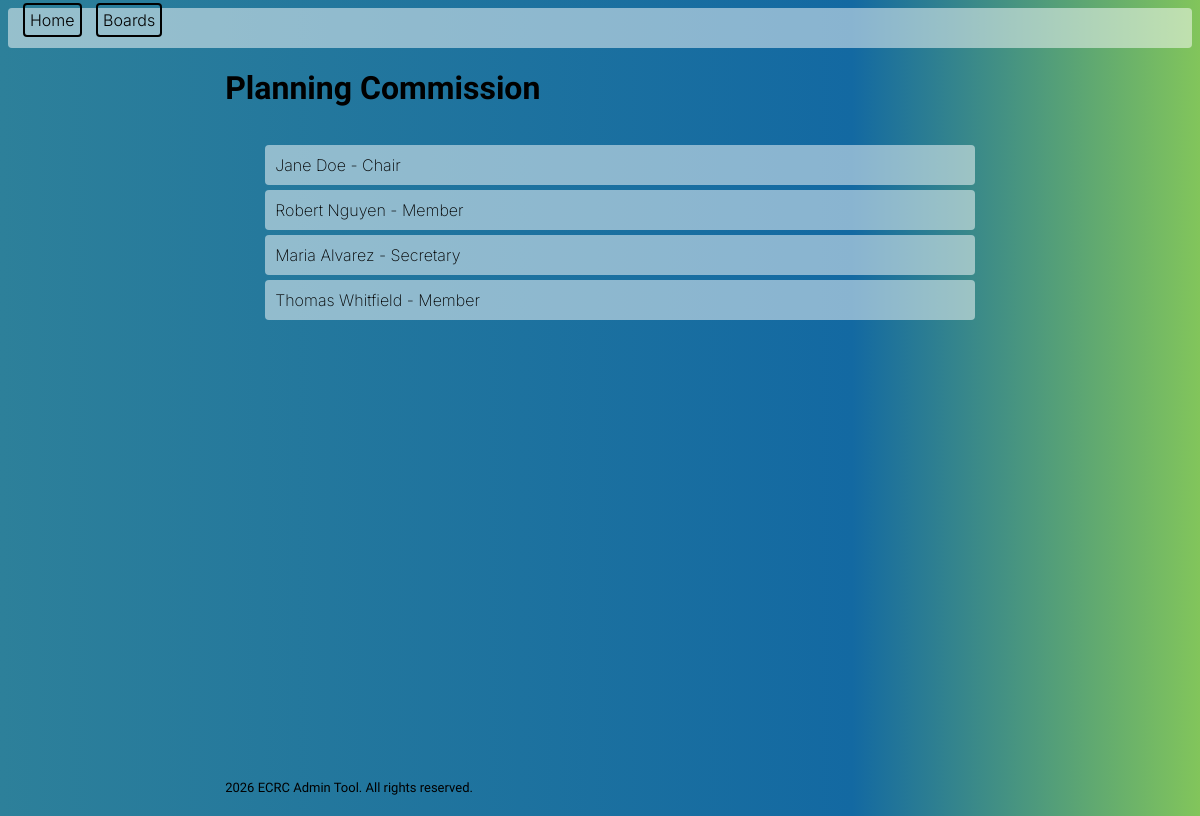
The app's page /boards/boards/1 with its own data.
### FlaskApp/myapp/models.py (models this page shows, shortened)
class Board(db.Model):
    id = db.Column(db.Integer, primary_key=True)
    name = db.Column(db.String(150), nullable=False)
    added_on = db.Column(db.DateTime(timezone=True), nullable=False, default=lambda: datetime.now(timezone.utc))
    removed_on = db.Column(db.DateTime(timezone=True), nullable=True)

class RoleAssignment(db.Model):
    id = db.Column(db.Integer, primary_key=True)
    person_id = db.Column(db.Integer, db.ForeignKey('person.id'), nullable=True)
    board_id = db.Column(db.Integer, db.ForeignKey('board.id'), nullable=False)
    role_type_id = db.Column(db.Integer, db.ForeignKey('role_type.id'), nullable=False)
    start_date = db.Column(db.DateTime(timezone=True), nullable=False, default=lambda: datetime.now(timezone.utc))
    end_date = db.Column(db.DateTime(timezone=True), nullable=True)
    person = db.relationship('Person', backref='role_assignments')
    board = db.relationship('Board', backref='role_assignments')
    role_type = db.relationship('RoleType', backref='role_assignments')

class Person(db.Model):
    id = db.Column(db.Integer, primary_key=True)
    first_name = db.Column(db.String(50), nullable=False)
    last_name = db.Column(db.String(50), nullable=False)
    honorific_title = db.Column(db.String(50), nullable=True)
    email = db.Column(db.String(120), nullable=True)
    phone = db.Column(db.String(20), nullable=True)
    added_on = db.Column(db.DateTime(timezone=True), nullable=False, default=lambda: datetime.now(timezone.utc))
    removed_on = db.Column(db.DateTime(timezone=True), nullable=True)

class RoleType(db.Model):
    id = db.Column(db.Integer, primary_key=True)
    name = db.Column(db.String(100), nullable=False)

### FlaskApp/myapp/boards/routes.py (the view)
@boards_bp.route('/boards/<int:board_id>')
def board_detail(board_id):
    board = Board.query.get_or_404(board_id)
    return render_template('boards/boardDetail.html', board=board)

### FlaskApp/myapp/boards/templates/boards/boardDetail.html (shortened to what this page needs)
{% extends "base.html" %}
{% block headerContent %}<h1>{{ board.name }}</h1>{% endblock %}
{% block content %}
<ul>
{% for assignment in board.role_assignments %}
  <div id="listItem">
    <li>{{assignment.person.first_name}} {{assignment.person.last_name}} - {{assignment.role_type.name}}</li>
  </div>
{% endfor %}
</ul>
{% endblock %}
{% block footerContent %}<p>2026 ECRC Admin Tool. All rights reserved.</p>{% endblock %}

### FlaskApp/myapp/templates/base.html (shortened to what this page needs)
<!DOCTYPE html>
<html lang="en">
<head>
    <link rel="stylesheet" href="{{ url_for('static', filename='css/style.css') }}">
</head>
<body>
    <nav>
        <a class="navLink" href="{{ url_for('home.home') }}">Home</a>
        <a class="navLink" href="{{ url_for('boards.boards') }}">Boards</a>
    </nav>
    <div id="header">{% block headerContent %}{% endblock %}</div>
    <main>
        {% block content %}{% endblock %}
    </main>
    <div id="footer">{% block footerContent %}{% endblock %}</div>
</body>
</html>

### FlaskApp/myapp/static/css/style.css (style rules this page uses)
body { height: 800px; background: #2A7B9B; background: linear-gradient(90deg, rgba(42, 123, 155, 1) 0%, rgba(45, 128, 154, 1) 0%, rgba(19, 105, 162, 1) 71%, rgba(130, 197, 91, 1) 100%, rgba(0, 170, 170, 1) 100%); display: grid; grid-template-areas: "nav nav nav nav" ". head head ." ". main main ." ". foot foot ."; grid-template-rows: 1.25fr 2fr 20fr 1fr; }
#header { grid-area: head; font-family: "Fjalla One", sans-serif; font-weight: 400; font-style: normal; }
nav { grid-area: nav; background-color: rgb(255 255 255 / 50%); border-radius: 4px; padding-left: 10px; font-family: "Inter", sans-serif; font-weight: 300; font-size: medium; }
a.navLink { display: inline; vertical-align: middle; border-radius: 4px; border: 2px solid black; margin: 5px; padding: 5px; }
main { grid-area: main; }
a:link, a:visited { text-decoration: none; color: black; }
#footer { font-family: "Fjalla One", sans-serif; font-weight: 100; font-size: small; font-style: normal; grid-area: foot; }
li { list-style-type: none; font-family: "Inter", sans-serif; font-weight: 200; font-size: medium; }
#listItem { border-radius: 4px; background-color: rgb(255 255 255 / 50%); padding: 10px; margin-top: 5px; }

### records on screen
Board: name "Planning Commission"
RoleAssignment: person.first_name "Jane", person.last_name "Doe", role_type.name "Chair"
RoleAssignment: person.first_name "Robert", person.last_name "Nguyen", role_type.name "Member"
RoleAssignment: person.first_name "Maria", person.last_name "Alvarez", role_type.name "Secretary"
RoleAssignment: person.first_name "Thomas", person.last_name "Whitfield", role_type.name "Member"
